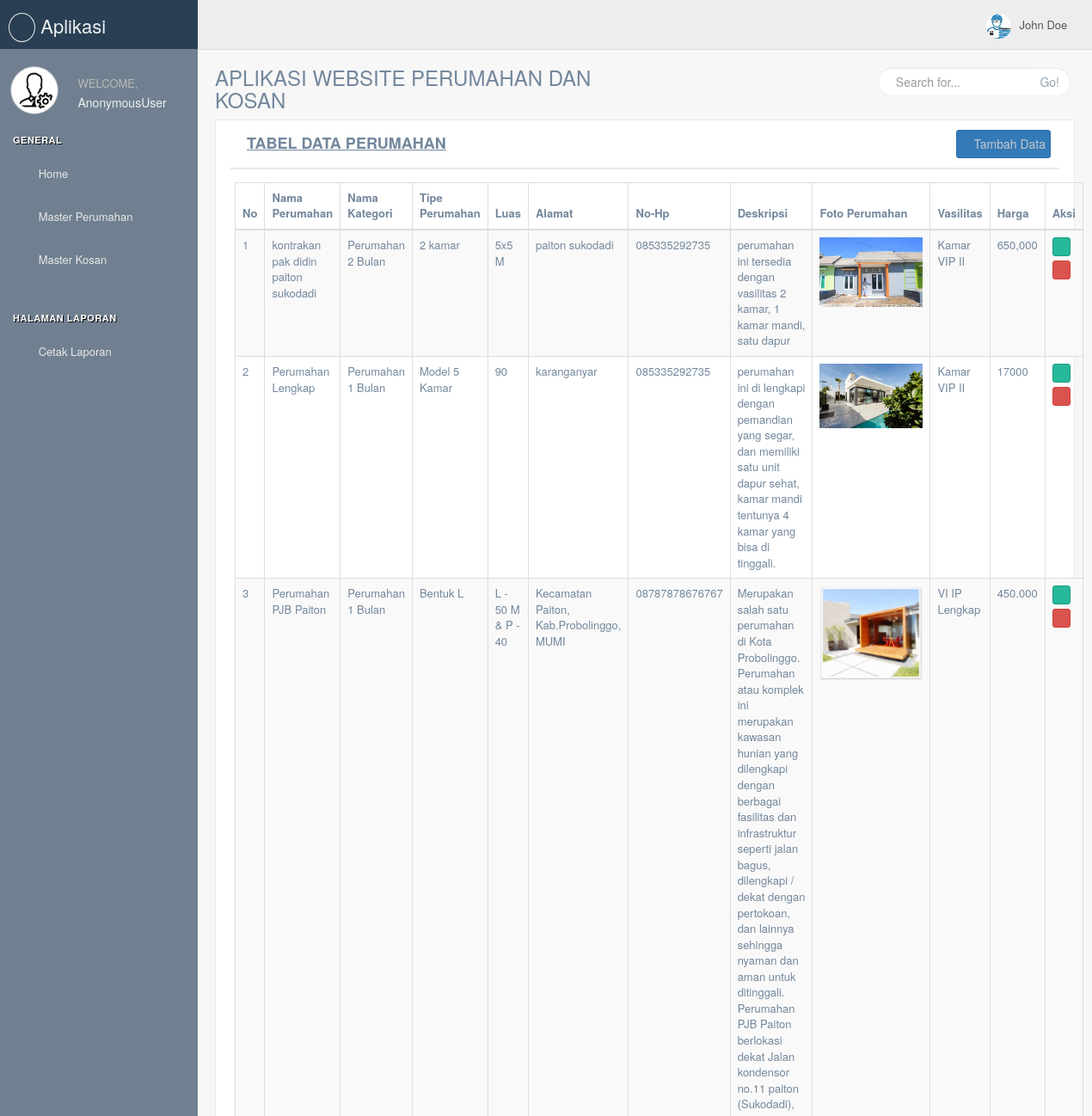
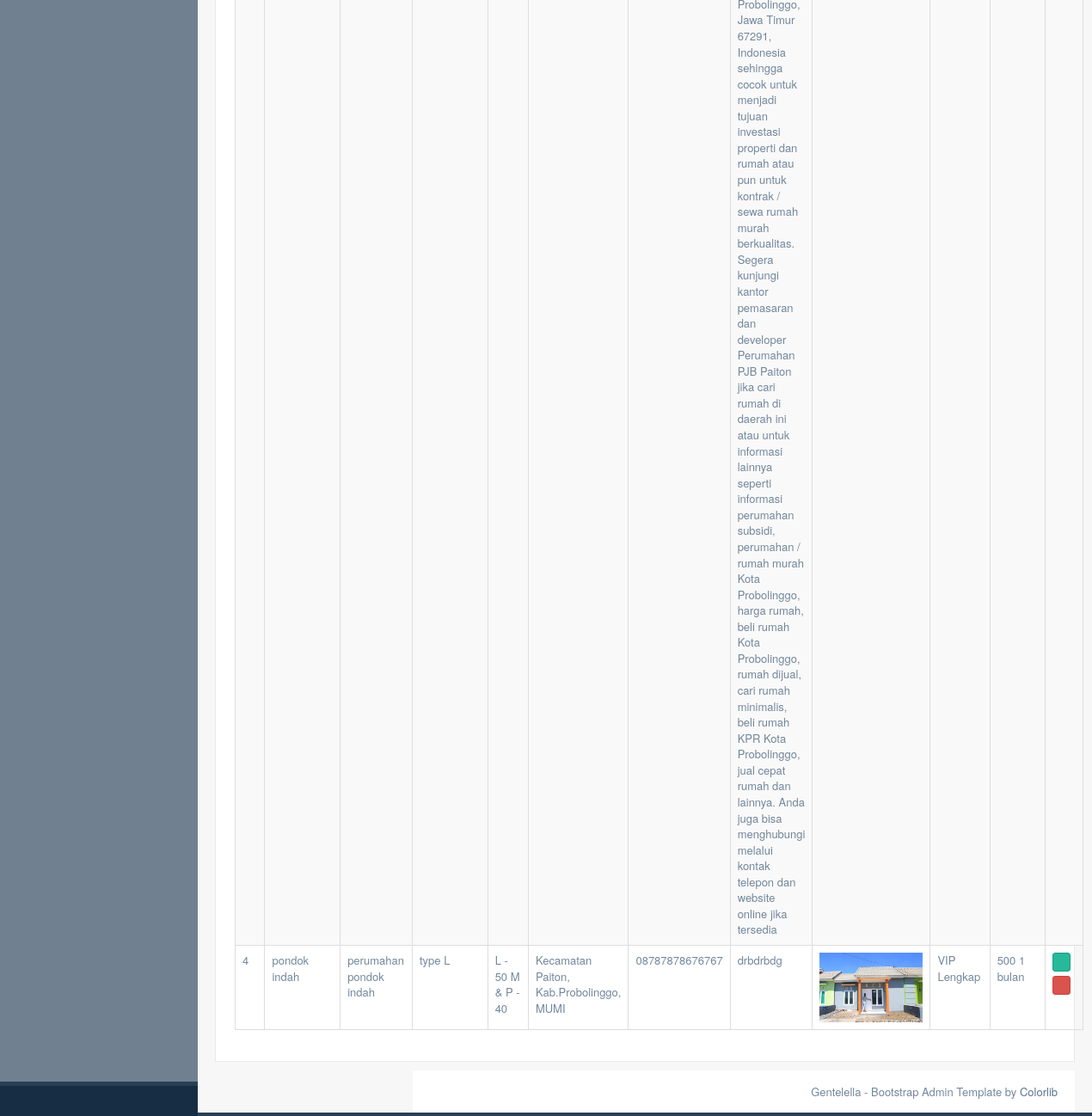
/Perumahan/, run on the app's committed database (2 pictures, top to bottom).
### Aplikasi_Web_Perumahan2022/models.py (models this page shows, shortened)
class Model_perumahan(models.Model):
	nama_perumahan	= models.CharField(max_length = 1200)
	nama_kategori	= models.CharField(max_length = 1200)
	tipe_perumahan	=models.CharField(max_length = 1200)
	luas	=models.CharField(max_length = 25)
	alamat	= models.CharField(max_length = 1200)
	nohp	= models.CharField(max_length = 1200)
	deskripsi	= models.CharField(max_length = 1200)
	foto_perumahan	=models.ImageField(upload_to ='Berkas/', null=True)
	vasilitas	= models.CharField(max_length = 1200)
	harga	= models.CharField(max_length = 1200)
	published = models.DateTimeField(auto_now_add = True)
	updated = models.DateTimeField(auto_now = True)

### Aplikasi_Web_Perumahan2022/views.py (the view)
# urls.py: url(r'^Perumahan/$',Data_perumahan, name="Perumahan"),
def Data_perumahan(request):
	tampil = Model_perumahan.objects.all()
	context = {
	'tampil': tampil,
	}
	return render(request, 'Master_data/data_perumahan/tabel.html',  context)

### Aplikasi_Web_Perumahan2022/templates/Master_data/data_perumahan/tabel.html (shortened to what this page needs)
{% include "head_atas.html" %}
            <div class="row">
              <div class="col-md-12 col-sm-12 col-xs-12">
                <div class="x_panel">
                  <div class="x_title">
                    <h2><i class="fa fa-building-o"></i><b><u>TABEL DATA PERUMAHAN</u></b></h2>
                    <ul class="nav navbar-right panel_toolbox">
                      <li><a href="{% url 'Tambah_perumahan' %}" class="btn btn-sm btn-primary"><i class="fa fa-plus"></i> Tambah Data</a>
                      </li>
                    </ul>
                    <div class="clearfix"></div>
                  </div>
                  <div class="x_content">
                    <table id="datatable-buttons" class="table table-striped table-bordered">
                      <thead>
                        <tr>
                          <th>No</th>
                          <th>Nama Perumahan</th>
                          <th>Nama Kategori</th>
                          <th>Tipe Perumahan</th>
                          <th>Luas</th>
                          <th>Alamat</th>
                          <th>No-Hp</th>
                          <th>Deskripsi</th>
                          <th>Foto Perumahan</th>
                          <th>Vasilitas</th>
                          <th>Harga</th>
                          <th>Aksi</th>
                        </tr>
                      </thead>
                      <tbody>
                        {% for tampil in tampil %}
                        <tr>
                          <td>{{forloop.counter}}</td>
                          <td>{{tampil.nama_perumahan}}</td>
                          <td>{{tampil.nama_kategori}}</td>
                          <td>{{tampil.tipe_perumahan}}</td>
                          <td>{{tampil.luas}}</td>
                          <td>{{tampil.alamat}}</td>
                          <td>{{tampil.nohp}}</td>
                          <td>{{tampil.deskripsi}}</td>
                          <td><img src="{{tampil.foto_perumahan.url}}" style="width:120px"></td>
                          <td>{{tampil.vasilitas}}</td>
                          <td>{{tampil.harga}}</td>
                          <td>
<a href="{% url 'edit_perumahan' tampil.id %}" class="btn btn-xs btn-success" title="Edit" onclick="return confirm('Apakah Anda Yakin Ingin Mengedit Data')">
      <i class="ace-icon fa fa-pencil bigger-130"></i>
      </a>
<a href="{% url 'hapus_perumahan' tampil.id %}" class="btn btn-xs btn-danger" title="Hapus" onclick="return confirm('Apakah Anda Yakin Ingin Menghapus Data')">
      <i class="ace-icon fa fa-trash-o bigger-130"></i>
      </a>
  </td>
                        </tr>
                        {% endfor %}
                      </tbody>
                    </table>
                  </div>
                </div>
              </div>
        </div>
{% include "head_bawah.html" %}

### data on the page
Model_perumahan: nama_perumahan "kontrakan pak didin paiton sukodadi", nama_kategori "Perumahan 2 Bulan", tipe_perumahan "2 kamar", luas "5x5 M", alamat "paiton sukodadi", nohp "085335292735", deskripsi "perumahan ini tersedia dengan vasilitas 2 kamar, 1 kamar mandi, satu dapur", foto_perumahan (picture), vasilitas "Kamar VIP II", harga "650,000"
Model_perumahan: nama_perumahan "Perumahan Lengkap", nama_kategori "Perumahan 1 Bulan", tipe_perumahan "Model 5 Kamar", luas "90", alamat "karanganyar", nohp "085335292735", deskripsi "perumahan ini di lengkapi dengan pemandian yang segar, dan memiliki satu unit dapur sehat, kamar mandi tentunya 4 kamar yang bisa di tinggali.", foto_perumahan (picture), vasilitas "Kamar VIP II", harga "17000"
Model_perumahan: nama_perumahan "Perumahan PJB Paiton", nama_kategori "Perumahan 1 Bulan", tipe_perumahan "Bentuk L", luas "L - 50 M & P - 40", alamat "Kecamatan Paiton, Kab.Probolinggo, MUMI", nohp "08787878676767", deskripsi "Merupakan salah satu perumahan di Kota Probolinggo. Perumahan atau komplek ini merupakan kawasan hunian yang dilengkapi dengan berbagai fasilitas dan infrastruktur seperti jalan bagus, dilengkapi / dekat dengan pertokoan, dan lainnya sehingga nyaman dan aman untuk ditinggali. Perumahan PJB Paiton berlokasi dekat Jalan kondensor no.11 paiton (Sukodadi), Probolinggo, Jawa Timur 67291, Indonesia sehingga cocok untuk menjadi tujuan investasi properti dan rumah atau pun untuk kontrak / sewa rumah murah berkualitas. Segera kunjungi kantor pemasaran dan developer Perumahan PJB Paiton jika cari rumah di daerah ini atau untuk informasi lainnya seperti informasi perumahan subsidi, perumahan / rumah…", foto_perumahan (picture), vasilitas "VI IP Lengkap", harga "450.000"
Model_perumahan: nama_perumahan "pondok indah", nama_kategori "perumahan pondok indah", tipe_perumahan "type L", luas "L - 50 M & P - 40", alamat "Kecamatan Paiton, Kab.Probolinggo, MUMI", nohp "08787878676767", deskripsi "drbdrbdg", foto_perumahan (picture), vasilitas "VIP Lengkap", harga "500 1 bulan"

### other printed values
{{ user }} "AnonymousUser"
